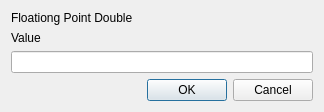
<?xml version="1.0" encoding="UTF-8"?>
<ui version="4.0">
 <class>FDEditDialog</class>
 <widget class="QDialog" name="FDEditDialog">
  <property name="geometry">
   <rect>
    <x>0</x>
    <y>0</y>
    <width>324</width>
    <height>111</height>
   </rect>
  </property>
  <property name="windowTitle">
   <string>FDEditDialog</string>
  </property>
  <layout class="QVBoxLayout" name="verticalLayout_3">
   <item>
    <layout class="QVBoxLayout" name="verticalLayout_2">
     <item>
      <widget class="QLabel" name="labelDesc">
       <property name="text">
        <string>Floationg Point Double</string>
       </property>
      </widget>
     </item>
     <item>
      <layout class="QVBoxLayout" name="verticalLayout">
       <item>
        <widget class="QLabel" name="labelValue">
         <property name="text">
          <string>Value</string>
         </property>
        </widget>
       </item>
       <item>
        <widget class="QLineEdit" name="lineEditValue"/>
       </item>
      </layout>
     </item>
     <item>
      <layout class="QHBoxLayout" name="horizontalLayout">
       <item>
        <spacer name="horizontalSpacer">
         <property name="orientation">
          <enum>Qt::Horizontal</enum>
         </property>
         <property name="sizeHint" stdset="0">
          <size>
           <width>40</width>
           <height>20</height>
          </size>
         </property>
        </spacer>
       </item>
       <item>
        <widget class="QPushButton" name="pushButtonOK">
         <property name="text">
          <string>OK</string>
         </property>
        </widget>
       </item>
       <item>
        <widget class="QPushButton" name="pushButtonCancel">
         <property name="text">
          <string>Cancel</string>
         </property>
        </widget>
       </item>
      </layout>
     </item>
    </layout>
   </item>
  </layout>
 </widget>
 <layoutdefault spacing="6" margin="11"/>
 <resources/>
 <connections>
  <connection>
   <sender>pushButtonCancel</sender>
   <signal>clicked()</signal>
   <receiver>FDEditDialog</receiver>
   <slot>reject()</slot>
   <hints>
    <hint type="sourcelabel">
     <x>283</x>
     <y>96</y>
    </hint>
    <hint type="destinationlabel">
     <x>336</x>
     <y>190</y>
    </hint>
   </hints>
  </connection>
  <connection>
   <sender>pushButtonOK</sender>
   <signal>clicked()</signal>
   <receiver>FDEditDialog</receiver>
   <slot>onOKPressed()</slot>
   <hints>
    <hint type="sourcelabel">
     <x>214</x>
     <y>89</y>
    </hint>
    <hint type="destinationlabel">
     <x>242</x>
     <y>183</y>
    </hint>
   </hints>
  </connection>
 </connections>
 <slots>
  <slot>onOKPressed()</slot>
 </slots>
</ui>
